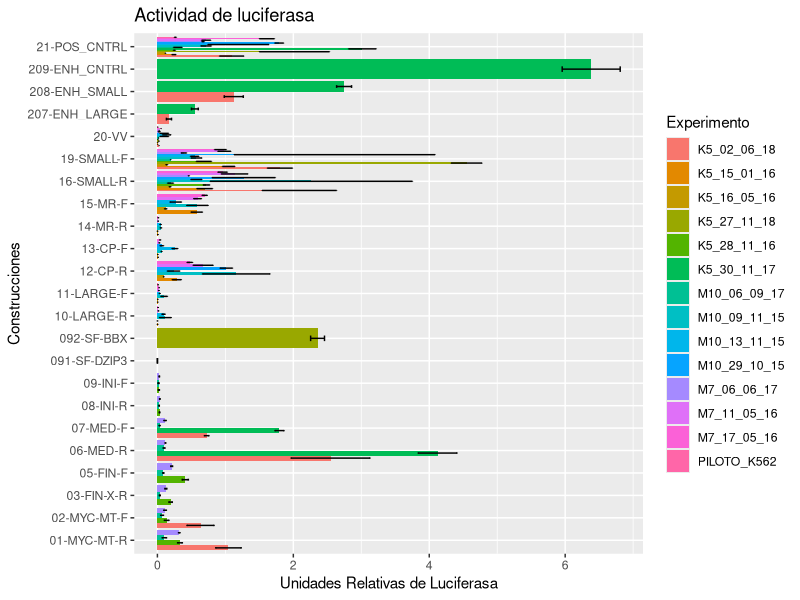
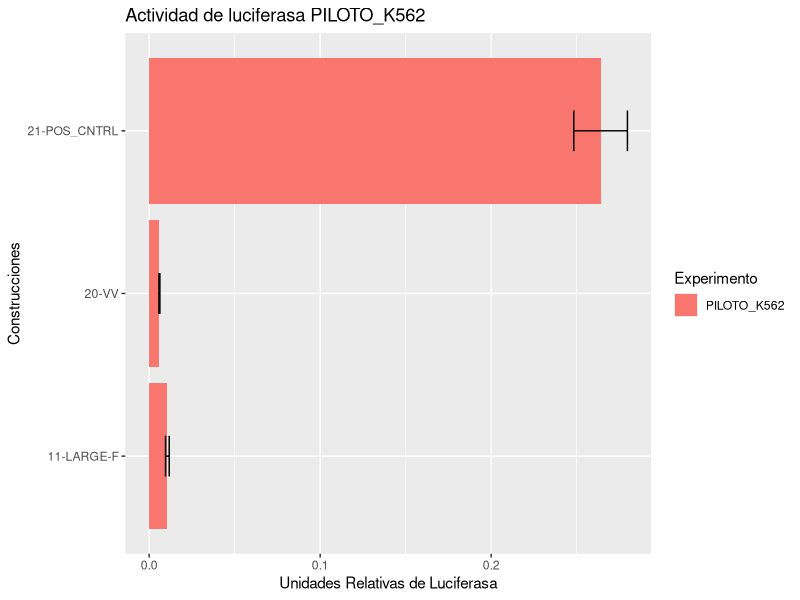
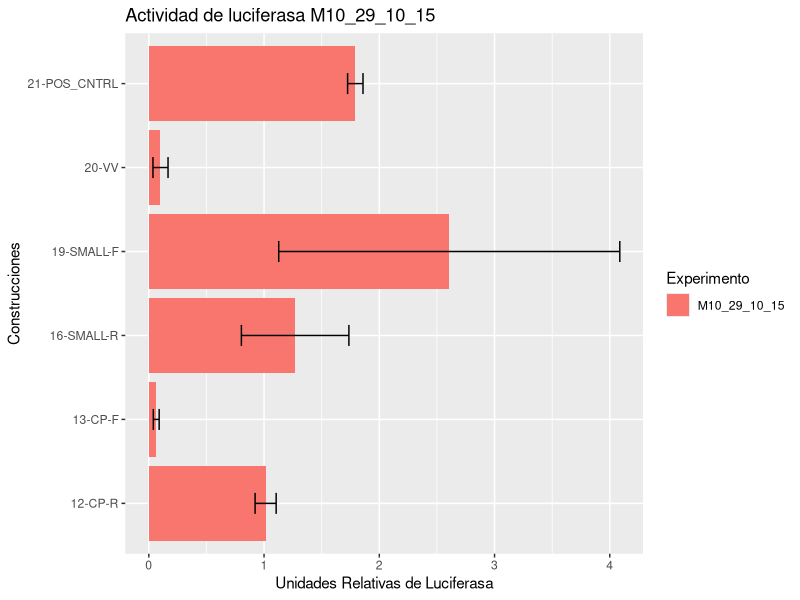
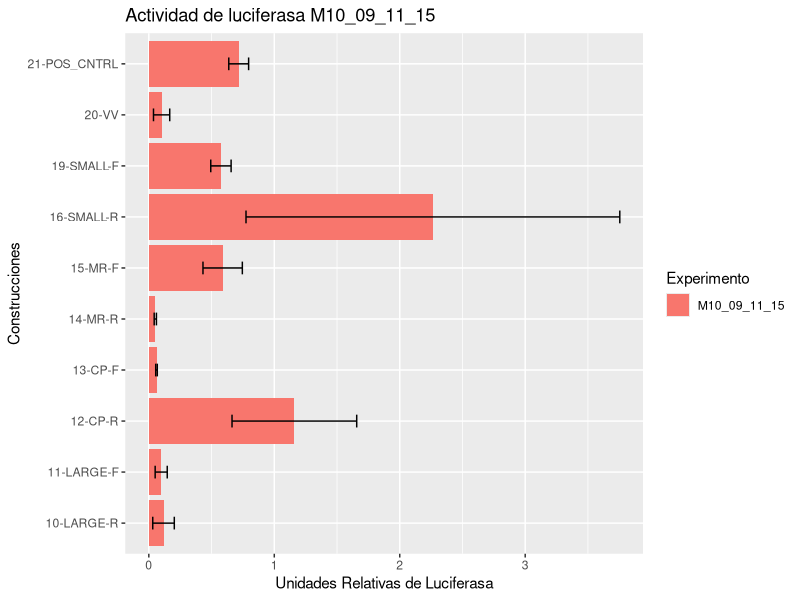
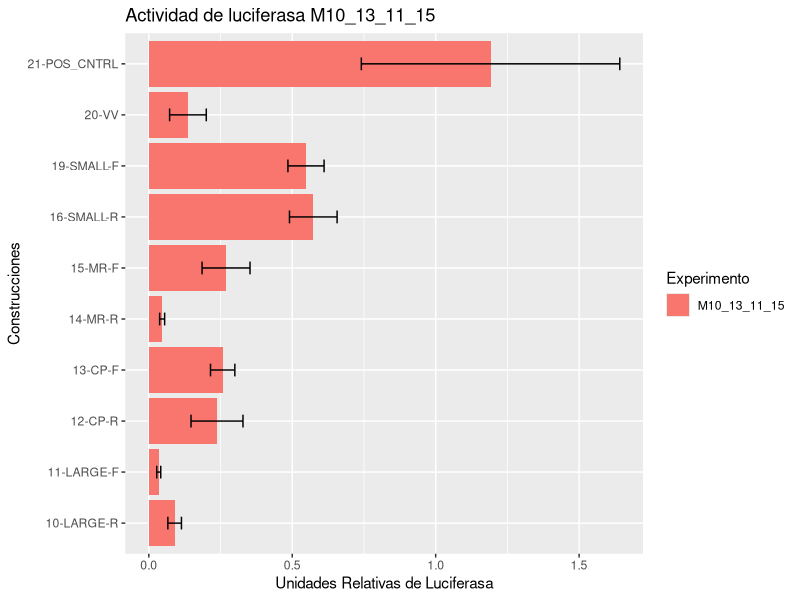
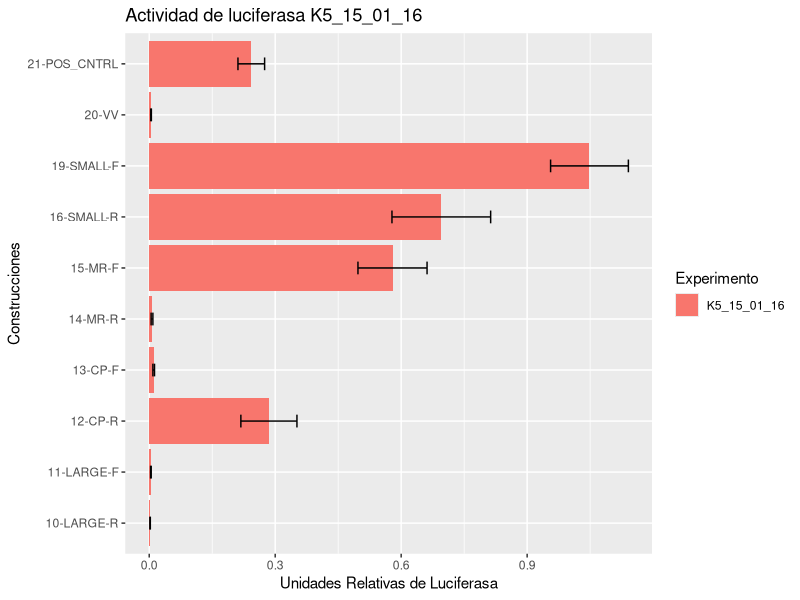
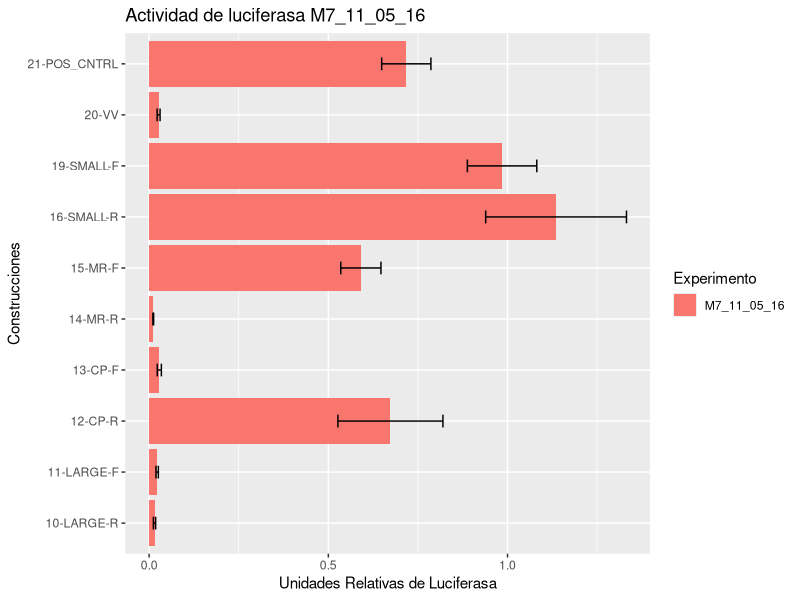
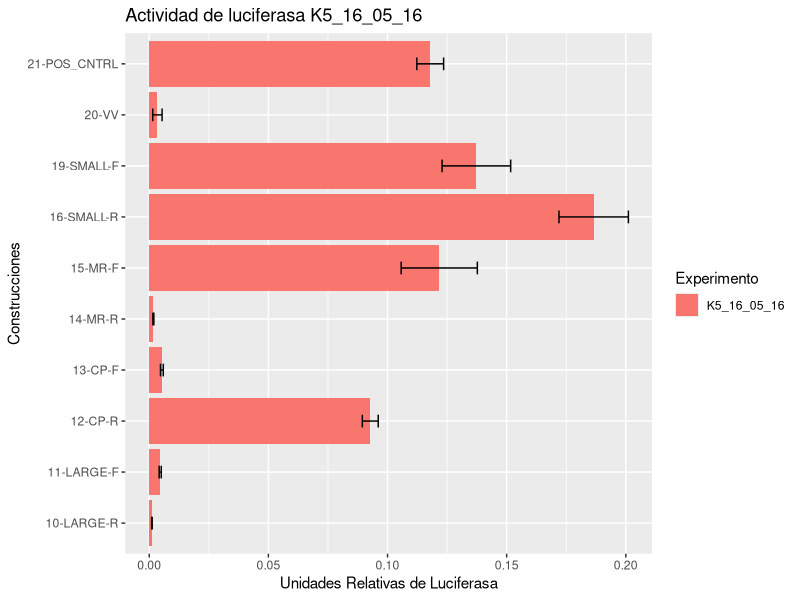

R code for these plots, in order:
# MANEJADOR DE DATOS DE LUCIFERASA A PARTIR DE UN ARCHIVO .CSV MAESTRO 
# Ejemplo del formato requerido del archivo maestro:
#
#   Experimento	Celulas	Plasmido	Luciferasa	Renilla
#   PILOTO    	K562	  POS_CNTRL	1.307	      1099
#   PILOTO    	K562	  VV	      0.328	      952.1
#
# NOTA : EL CONTROL POSITIVO SIEMPRE SE DEBE LLAMAR POS_CNTRL <--- OJO!!!
library(hash)
library(lattice)
library(plyr)
library(ggplot2)

luci <- read.csv("luciferasa_master_file.csv", stringsAsFactors = FALSE)
luci$RLA_Value <-luci$Luciferasa/luci$Renilla # crea columna de valores: luciferasa/renilla

# hash para reemplazar nombres de celulas y condiciones con indices para ser ordenados posteriormente
table_hash <-
  read.table(
    "luciferasa_master_hash.tsv" , # el hash es un indice de valores y sus reemplazos
    header = FALSE,
    stringsAsFactors = FALSE,
    na.strings = c("NA")
  )
hash_codenames <- hash(keys = table_hash$V1, values = table_hash$V2)

for (i in 1:(nrow(luci))) { # asigna nombres con un indice para que se muestren en el orden correcto
  luci$Plasmido[i] <- values(hash_codenames, luci$Plasmido[i])
  luci$Celulas[i] <- values(hash_codenames, luci$Celulas[i])
}
celulas <- unique(luci$Celulas)# se usa mas adelante para relativizar vs el control positivo "POS_CNTRL"
condiciones <- unique(luci$Plasmido)
experimento <- unique(luci$Experimento)  


for (i in 1:length(celulas)){ # establece valores relativos al control positivo de cada linea celular
  temp_df <- subset(luci, luci$Celulas==celulas[i])
  temp_df <- subset(temp_df, temp_df$Plasmido==values(hash_codenames,"POS_CNTRL"))
  relativizador <- mean(temp_df$RLA_Value)
  for (j in 1:nrow(luci)){
    if (luci$Celulas[j]==celulas[i]){
      luci$RLA_Value[j]<- luci$RLA_Value[j]/relativizador
    }
  }
}

# Generar grafica de barras con FUNCION DEFINIDA POR EL USUARIO
barras_con_error <- function(X, TITULO){
bar_data <- ddply(X, c("Experimento", "Plasmido"), summarise, # nuevo df usando plyr!!.
                  n= length(RLA_Value),
                  mean= mean(RLA_Value),
                  sd= sd(RLA_Value),
                  se= sd/sqrt(n))

limits <- aes(ymax = bar_data$mean + bar_data$se, 
              ymin = bar_data$mean - bar_data$se)# delimitaciones de tamaño de la grafica ggplot2

info_plot <- ggplot(data = bar_data, aes(x = Plasmido, y = mean,
                               fill = Experimento))# info del objeto ggplot2 incluye
# el df a usar , y lo que se va a plotear .... aparentemente

info_plot + geom_bar(stat = "identity", # parametros de ploteo de barras
                     position = position_dodge(0.9)) +
  geom_errorbar(limits, position = position_dodge(0.9),# parametro de barras de error
                width = 0.25) +
  labs(x = "Construcciones", y = "Unidades Relativas de Luciferasa") +# etiquetas
  ggtitle(TITULO) +
  scale_fill_discrete(name = "Experimento")+
  coord_flip()# grafica horizontal
}

# Barplot global
barras_con_error(luci, "Actividad de luciferasa")

# Barplot por experimento
for (i in 1:length(experimento)){
  sub_luci <- luci[luci$Experimento==experimento[i],]
  sub_titulo <- paste0("Actividad de luciferasa ",experimento[i])
  print(barras_con_error(sub_luci,sub_titulo))
}
